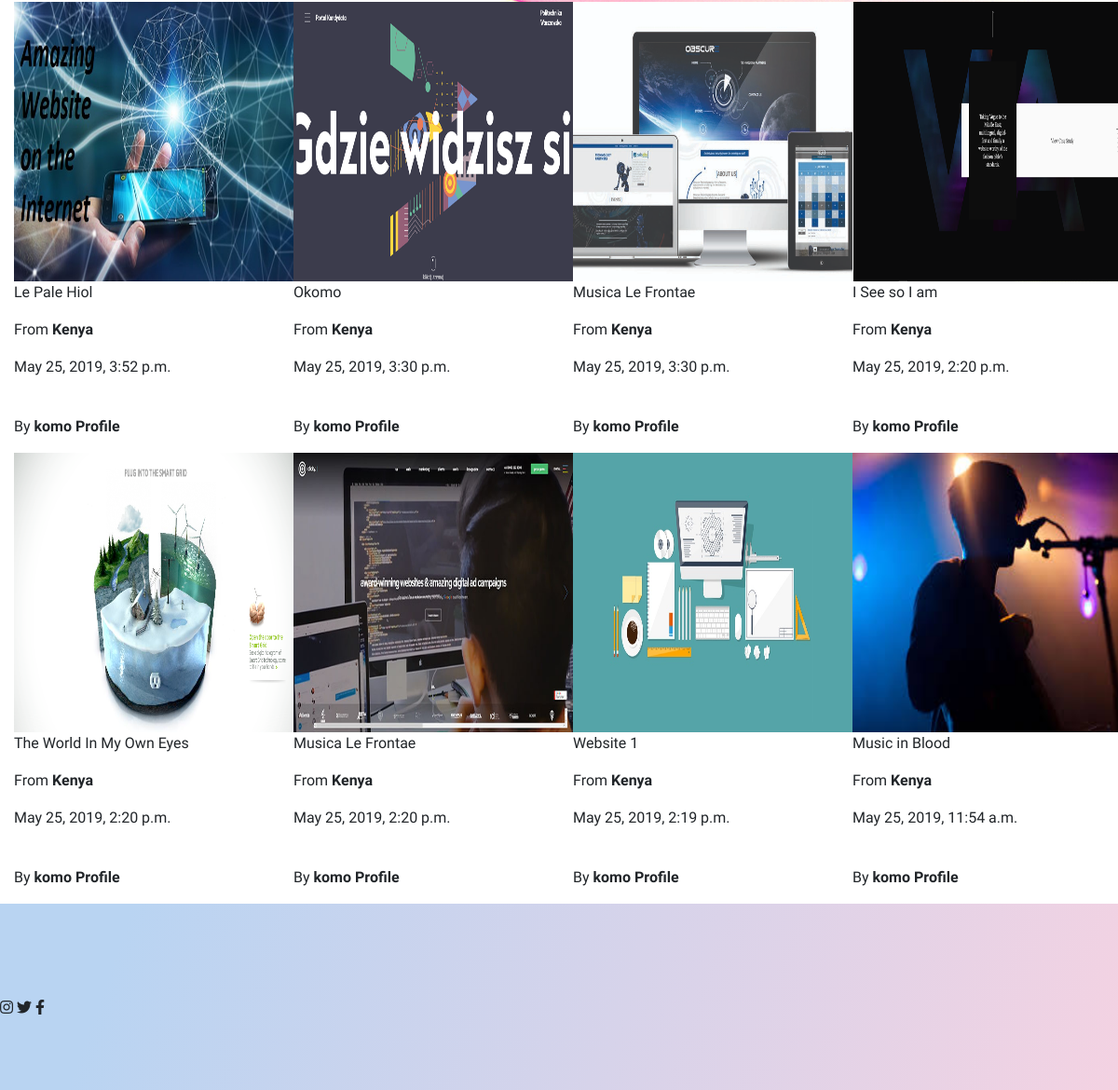
/home/ (signed in, lower part), run on an earlier commit of the app's database.
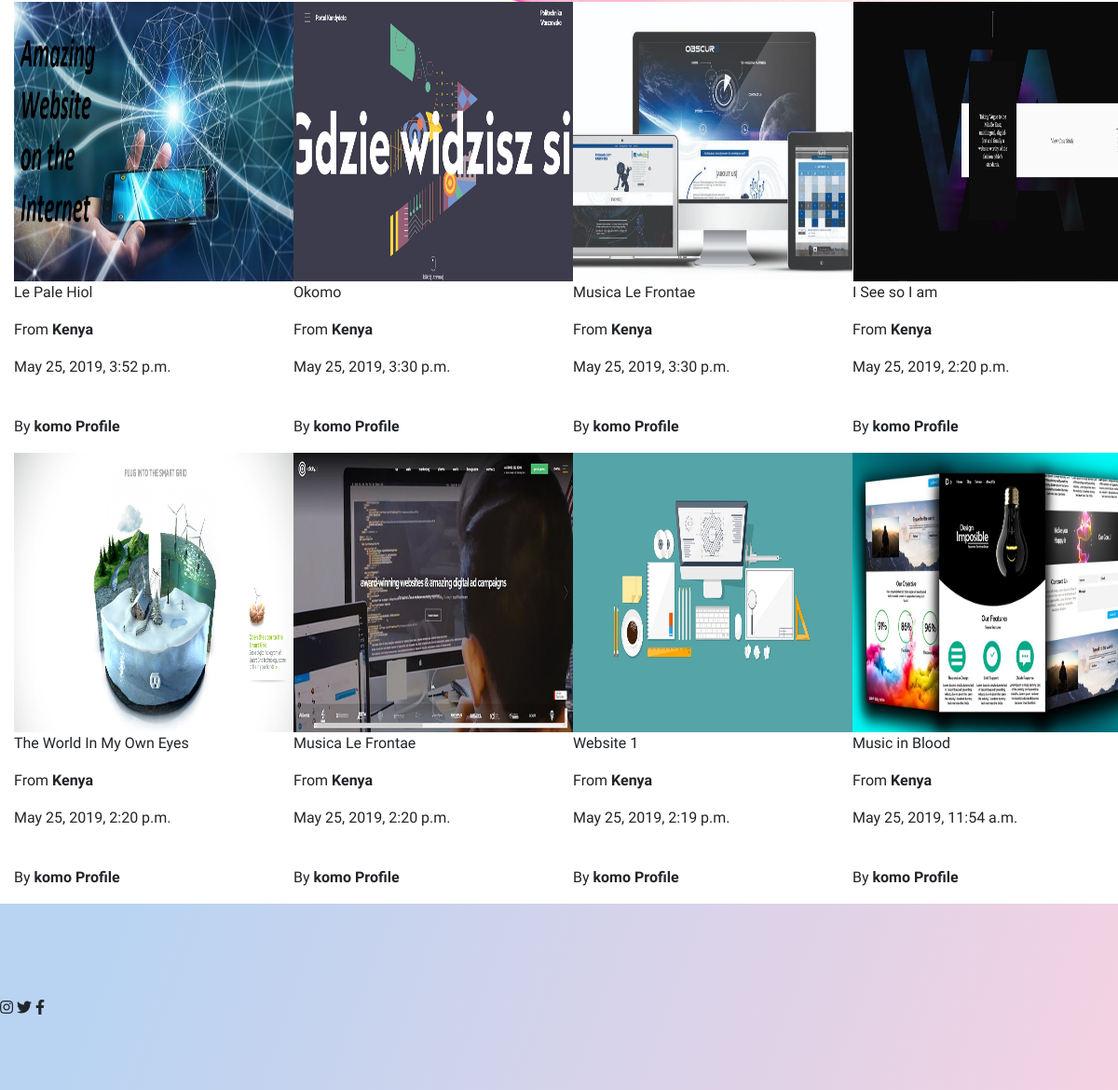
And on a later commit of the database.
### wowawards/models.py (models this page shows, shortened)
class Image(models.Model):
    image_name=models.CharField(max_length=60)
    image_caption = models.TextField()
    profile = models.ForeignKey(Profile, on_delete=models.CASCADE)
    pub_date = models.DateTimeField(auto_now_add=True)
    photo_image = models.ImageField(default="default.jpeg", upload_to = 'images/')
    class Meta:
        ordering = ['-pub_date']

### users/models.py (models this page shows, shortened)
class Profile(models.Model):
    user=models.OneToOneField(User, on_delete=models.CASCADE)
    profile_image=models.ImageField(default="profile_pics/default.jpeg", upload_to='profile_pics')
    bio=models.CharField(max_length=200, blank=False)
    contact_information = models.TextField()
    def __str__(self):
        return f'{self.user.username} Profile'

### wowawards/views.py (the view)
# urls.py: 2. Add a URL to urlpatterns:  path('', views.home, name='home')
@login_required
def home(request):
    context = {
        'images':Image.objects.all(),
        'profiles': Profile.objects.all()
    }
    return render(request, ('wowawards/base.html'), context)

### wowawards/templates/wowawards/base.html (shortened to what this page needs)
{% load bootstrap4 %}
{% load static %}
<!DOCTYPE html>
<html lang="en">
<head>
    {% block styles %}
       {% bootstrap_css %}
       <link rel="stylesheet" type="text/css" href="{% static 'css/main.css' %}">
       <link rel="stylesheet" href="https://use.fontawesome.com/releases/v5.8.2/css/all.css">
    {% endblock %}
</head>
<body id="main-page">
    <div class=" sites-of-day jumbotron jumbotron-fluid">
<div class="container-fluid">
    <div class="row" style="font-family: 'Raleway', sans-serif;">
        {% for image in images %}
        <div class="col-md-4 col-lg-3 col-sm-6">
                <img src="{% if image.photo_image %}{{ image.photo_image.url }}{% else %}#{% endif %}" alt="Gallery Image" width="300" height="300">
                <p>{{image.image_name }}</p>
                <p>From <strong>Kenya</strong></p>
                <p>{{image.pub_date}}</p>
                <br>
                <p>By <strong>{{user.profile}}</strong></p>
</div>
{% endfor %}
<footer class="footer">
<i class="fab fa-instagram"></i>
 <i class="fab fa-twitter"></i>
 <i class="fab fa-facebook-f"></i>
</footer>
</body>
</html>

### static/css/main.css (style rules this page uses)
body { background-color: #f1f1f1; font-family: 'Raleway', sans-serif; }
#main-page { background: url("/media/images/bg-background-3.jpg") 50% 0 no-repeat fixed; }
.sites-of-day { background: url("/media/images/bg-background-4.jpg") 50% 0 no-repeat fixed; height: 50px; padding: 100px 0 0 0; margin-top: 0%; }
.footer { background-image: linear-gradient( 109.6deg, rgba(185,212,242,1) 11.2%, rgba(244,210,226,1) 100.3% ); height: 200px; width: 100%; padding: 100px 0 0 0; margin-top: 0%; }

What changed in the data, as far as the page shows it:
changed Image "Music in Blood": photo_image: a different picture
